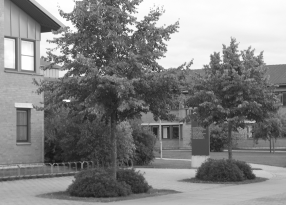
%> input picture lab c/Scalespace0.png, 286 x 205 px
$ octave main.m   (GNU Octave 9; MATLAB toolbox functions it lacks are replaced by stand-ins)
%> lines starting %> are read from the running program, lines starting %| are printed output that depends on the picture
clc;
close all;

%%P olynomial Expansion
k = 0:1:100;
s = sin(k/10);
figure(1);plot(s); title('Original sine wave'); xlabel('Sample index'); ylabel('Amplitude');

x = (-3: 3)';
b0 = ones(7, 1);
b1 = x;
b2 = x.^2;
figure(2);
subplot(4, 1, 1);plot(b0, 'o'); title('Constant basis b_0'); xlabel('Window index'); ylabel('Basis value');
subplot(4, 1, 2);plot(b1, 'o'); title('Linear basis b_1'); xlabel('Window index'); ylabel('Basis value');
subplot(4, 1, 3);plot(b2, 'o'); title('Quadratic basis b_2'); xlabel('Window index'); ylabel('Basis value');

a = exp(-x.^2/4);
figure(2);
subplot(4, 1, 4);plot(a, 'o'); title('Gaussian applicability'); xlabel('Window index'); ylabel('Weight');

f0 = b0.*a; f0 = f0(end:-1:1);
f1 = b1.*a; f1 = f1(end:-1:1);
f2 = b2.*a; f2 = f2(end:-1:1);

h0 = conv(s, f0, 'same');
h1 = conv(s, f1, 'same');
h2 = conv(s, f2, 'same');

G0 = diag(a);
B = [b0 b1 b2];
G = B'*G0*B;
%{
Q: Is the basis orthonormal?
Answer:  No, the basis is not orthonormal. The weighted dot product
% of b0 and b2 is sum(a .* x.^2), which is positive. Since this dot
% product is not zero, b0 and b2 are not orthogonal.
%}


c = inv(G)*[h0;h1;h2];
figure(4);
subplot(3, 1, 1);plot(c(1,:)); title('Local value'); xlabel('Sample index'); ylabel('c_0');
subplot(3, 1, 2);plot(c(2,:)); title('Local slope'); xlabel('Sample index'); ylabel('c_1');
subplot(3, 1, 3);plot(c(3,:)); title('Quadratic coefficient'); xlabel('Sample index'); ylabel('c_2');
%{
Q: The last three plots show the elements of the coordinate vector
c. Are they as expected? Hint: polynomial expansion is related to a Taylor
expansion of a function, as described in preparatory exercise 2. In what
way?
Answer: % Answer: Yes, away from the ends of the signal. The local quadratic
% fit c0 + c1*h + c2*h^2 has the same form as a second-order Taylor
% expansion. Here h is the offset from the center sample k.
%
% c(1,:) estimates the signal value       s(k)     = sin(k/10).
% c(2,:) estimates the first derivative   s'(k)    = 0.1*cos(k/10).
% c(3,:) estimates half the second derivative s''(k)/2 = -0.005*sin(k/10).
%
% These are approximate because the fit uses a window of nearby samples.
% Near the ends, convolution also uses zeros outside the signal, which
% can distort the coefficients.
%}

figure(5);
localsig = s(60-3:60+3);
reconsig = (B*c(:,60))';
diffsig = localsig - reconsig;
subplot(3, 1, 1);plot(localsig); title('Original local samples'); xlabel('Window index'); ylabel('Amplitude');
subplot(3, 1, 2);plot(reconsig); title('Local quadratic reconstruction'); xlabel('Window index'); ylabel('Amplitude');
subplot(3, 1, 3);plot(diffsig); title('Original minus reconstruction'); xlabel('Window index'); ylabel('Residual');
%{
Q: s the reconstructed signal very different or very similar to the
local signal? Explain why.
Answer: The reconstructed signal is very similar to the local signal.
% The sine wave is smooth, and over this short window a quadratic
% polynomial captures its value, slope, and curvature well. The small
% difference remains because the sine wave is not exactly quadratic.
%}


%% Uncertain Data
cert = double(rand(1,101)>0.2);
scert = s.*cert;
figure(6);plot(scert); title('Sine wave with missing samples'); xlabel('Sample index'); ylabel('Amplitude');
%> after `ylabel('Amplitude')`:
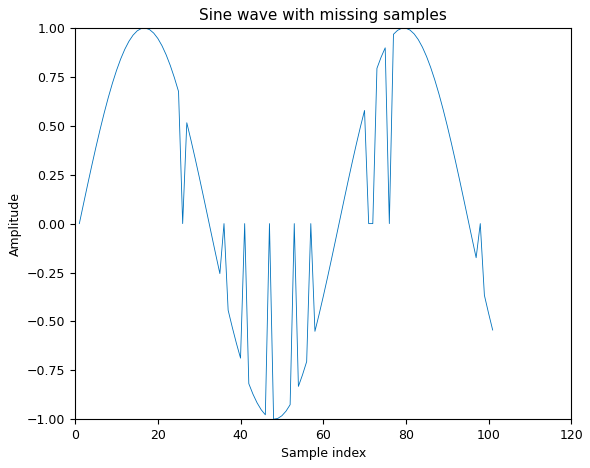
%> figure redrawn from the program's plot data; curve peaks at x = 17, y = 1

x = (-3: 3)';
b0 = ones(7, 1);
b1 = x;
b2 = x.^2;
% [6 lines of commented-out code are left out]

a = exp(-x.^2/4);
%figure(7);
%subplot(4, 1, 4);plot(a, 'o');

f0 = b0.*a; f0 = f0(end:-1:1);
f1 = b1.*a; f1 = f1(end:-1:1);
f2 = b2.*a; f2 = f2(end:-1:1);

h0 = conv(scert, f0, 'same');
h1 = conv(scert, f1, 'same');
h2 = conv(scert, f2, 'same');

G0 = diag(a);
B = [b0 b1 b2];
G = B'*G0*B;


c = inv(G)*[h0;h1;h2];
figure(7);
subplot(3, 1, 1);plot(c(1,:)); title('Masked signal: local value'); xlabel('Sample index'); ylabel('c_0');
subplot(3, 1, 2);plot(c(2,:)); title('Masked signal: local slope'); xlabel('Sample index'); ylabel('c_1');
subplot(3, 1, 3);plot(c(3,:)); title('Masked signal: quadratic coefficient'); xlabel('Sample index'); ylabel('c_2');


figure(8);
localsig = scert(60-3:60+3);
reconsig = (B*c(:,60))';
diffsig = localsig - reconsig;
subplot(3, 1, 1);plot(localsig); title('Masked local samples'); xlabel('Window index'); ylabel('Amplitude');
subplot(3, 1, 2);plot(reconsig); title('Reconstruction with fixed G'); xlabel('Window index'); ylabel('Amplitude');
subplot(3, 1, 3);plot(diffsig); title('Masked samples minus reconstruction'); xlabel('Window index'); ylabel('Residual');
%> after `ylabel('Residual')`:
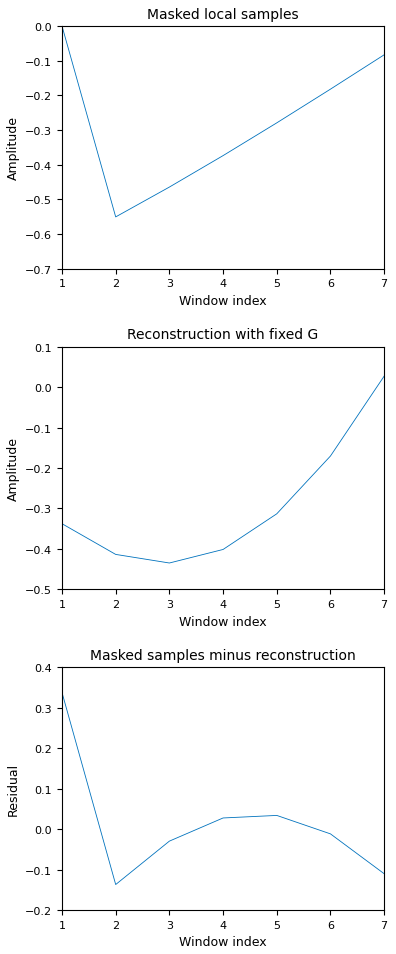
%> figure redrawn from the program's plot data, 3 panels
%{
Q: In what way do the results change? Explain why.
Answer: The coefficient curves become less smooth, and the reconstructed
% signal can deviate more from the original sine wave. Missing samples are
% set to zero, but G0 still gives them their original weights. The fit
% therefore treats those zeros as real measurements. This can pull the
% fitted value toward zero and distort the estimated slope and curvature.
%}

h0 = conv(scert, f0, 'same');
h1 = conv(scert, f1, 'same');

G11 = conv(cert, f0, 'same');
G12 = conv(cert, f1, 'same');
G22 = conv(cert, f2, 'same');

detG = G11.*G22-G12.^2;
c0 = (G22.*h0-G12.*h1)./detG;
c1 = (-G12.*h0+G11.*h1)./detG; figure(9);
subplot(2, 1, 1);plot(c0); title('Certainty-weighted local value'); xlabel('Sample index'); ylabel('c_0'); subplot(2, 1, 2);plot(c1); title('Certainty-weighted local slope'); xlabel('Sample index'); ylabel('c_1');
%> after `ylabel('c_1')`:
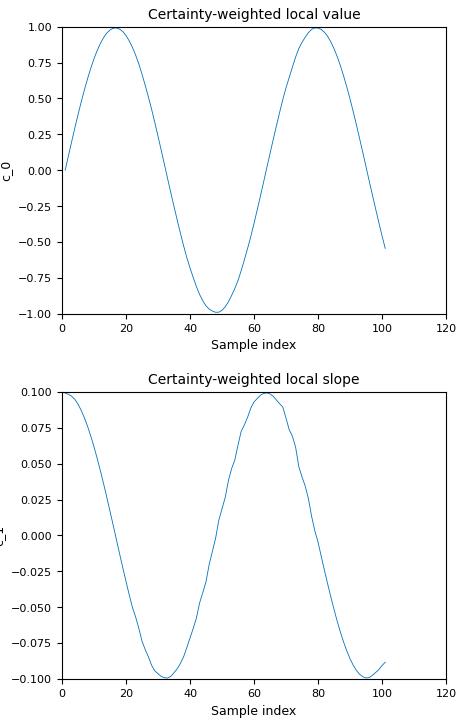
%> figure redrawn from the program's plot data, 2 panels; panel 1: curve peaks at x = 79, y = 0.991; panel 2: curve peaks at x = 64, y = 0.0992
%{
Q:How do you interpret the computations that are made for c0
and c1?
Answer: At each sample, we multiply the filter outputs [h0; h1]
% by the inverse of the local matrix G. This gives the coefficients
% of the fitted line c0 + c1*h, where h is the offset from the center.
% c0 estimates the signal value at the center, and c1 estimates how
% much the signal changes per sample. The certainty mask gives missing
% samples zero weight in the fit.

Q: Compare this result, (c0, c1), to the previous one where the
certainty function was not taken into account. What it is the difference?
Answer:

Q: The signals c0 and c1 should not exhibit any border effects. In
the previous task you did get border effects when you computed coordinates
c0 and c1 (see figure 4). Explain this observation.
Answer: Near the ends, convolution pads the signal with zeros.
% In Figure 4, G was fixed and gave those padded positions the same
% weights as real samples, so the zeros distorted the fit.
% Now we compute G from cert at each position. Outside the signal,
% cert is also padded with zeros, so those positions get zero weight.
% The fit uses only the available samples, removing the distortion
% caused by treating the padded zeros as measurements.

Q: Modify the signal by removing a higher rate of the samples
(e.g. 50%) and see how this changes the result. How large rate of samples
can be removed without too much distortion in the measured coordinates
(c0, c1)?
Answer: For this sine wave and seven-sample window, about 30% random
% removal is a reasonable limit if we want estimates at almost every
% position. In my simulation, fewer than 1% of positions had no estimate
% at 30% removal, compared with about 7% at 50% removal.
%
% At 50%, c0 usually stays close to the sine wave where the fit is defined,
% but c1 is more sensitive to which samples are missing. If fewer than
% two samples are available in a window, we cannot fit a unique line.

%}

%% Normalised averaging of images
im = double(imread('Scalespace0.png'));
%> im: size 205x286 double; min 22, max 255, mean 132; mean of the top-left, top-right, bottom-left and bottom-right quarters 133.9, 176.6, 99.5, 118.4
figure(10);colormap(gray);imagesc(im); title('Original grayscale image'); xlabel('Image column (pixels)'); ylabel('Image row (pixels)');

cert = double(rand(size(im)) > 0.6); imcert = im.*cert;
figure(11);colormap(gray);imagesc(imcert); title('Image with missing pixels'); xlabel('Image column (pixels)'); ylabel('Image row (pixels)');

x = ones(7, 1)*(-3:3);
y = x';
a = exp(-(x.^2+y.^2)/4);
figure(12);mesh(a); title('Applicability kernel'); xlabel('Kernel column'); ylabel('Kernel row');
%> after `ylabel('Kernel row')`:
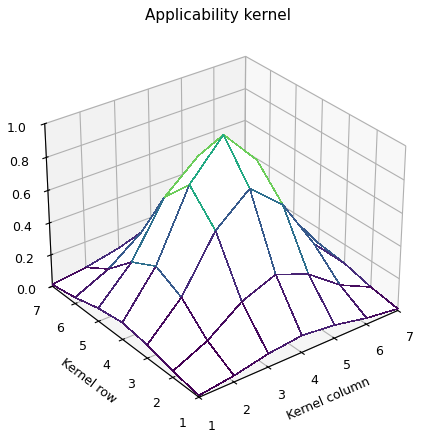
%> figure redrawn from the program's plot data

imlp = conv2(imcert, a, 'same');
figure(13);colormap(gray);imagesc(imlp); title('Unnormalised weighted image'); xlabel('Image column (pixels)'); ylabel('Image row (pixels)');
%{
Q: Did this solve the problem of missing pixels? Explain why.
Answer: Only partly. Low-pass filtering can give a missing pixel a
% value based on its neighbors, but it treats missing pixels as black
% because they were set to zero. This makes areas with many missing
% pixels too dark. Normalised averaging fixes this by dividing the
% weighted sum by the total weight of the available pixels.
%}

G = conv2(cert, a, 'same');
c = imlp./G;
rng(1);
r = rand(size(im));

missing = [60 60 60, 90 95 99, 90 90 90];
width   = [ 1  2  4,  2  2  2,  2  4  6];
radius  = [ 3  3  3,  3  3  3,  3  6  9];

figure(14); clf; colormap(gray);

for k = 1:9
    cert = double(r > missing(k)/100);
    imcert = im.*cert;

    [x, y] = meshgrid(-radius(k):radius(k));
    a = exp(-(x.^2+y.^2)/width(k)^2);

    imlp = conv2(imcert, a, 'same');
    G = conv2(cert, a, 'same');
    c = imlp./G;

    subplot(3,3,k);
    img = imagesc(c, [min(im(:)) max(im(:))]);
    set(img, 'AlphaData', ~isnan(c));
    axis image; axis on; xlabel('Image column (pixels)'); ylabel('Image row (pixels)');
    set(gca, 'Color', 'k');
    title(sprintf('%g%% missing, width %g\n%d x %d, %d NaNs', ...
        missing(k), width(k), size(a,1), size(a,2), nnz(isnan(c))));
end
%> this loop made 9 passes
%> pass 1, `imcert = im.*cert;`:
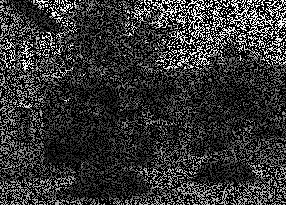
%> imcert: size 205x286 double; min 0, max 255, mean 52.7
%> pass 1, `imlp = conv2(imcert, a, 'same');`:
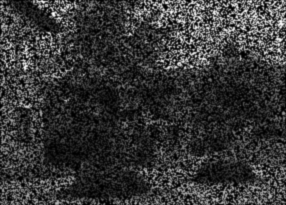
%> imlp: size 205x286 double; min 0.0423, max 771.2, mean 164.6; drawn with min black and max white
%> after the loop:
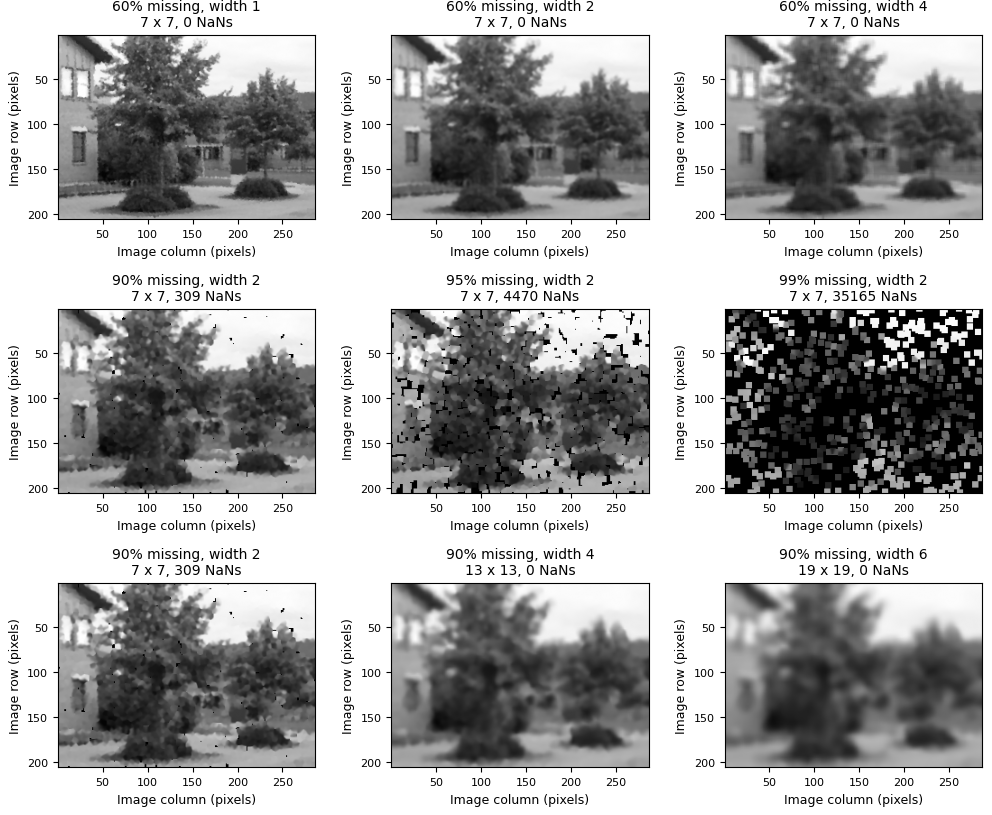
%> figure redrawn from the program's plot data, 9 panels
%{
Q: Is this result better than before? Explain why?
Answer: Yes. Normalised averaging gives a better brightness estimate
% because it divides the weighted sum by the total weight of the known
% pixels. Missing pixels have zero weight, so they no longer pull the
% average toward black. The result can still look blurry because each
% estimate is an average of nearby pixels.

Q: Change the width of the applicability function to smaller or
larger values. What happens?
Answer: A narrower applicability function gives more weight to the
% closest pixels. This preserves edges and fine details better, but the
% estimate can be less reliable when the closest pixels are missing.
%
% A wider applicability function gives farther pixels more influence.
% This makes the estimate less sensitive to missing pixels nearby, but
% it can blur edges by averaging pixels from both sides.

Q: Increase the number of missing pixels. How large percentage
can be removed until you cannot see the picture in the reconstructed image?
Answer: It is some confirmation bias but it is very easy to distinguish the
picture with 90% of the pixels missing.


%}
